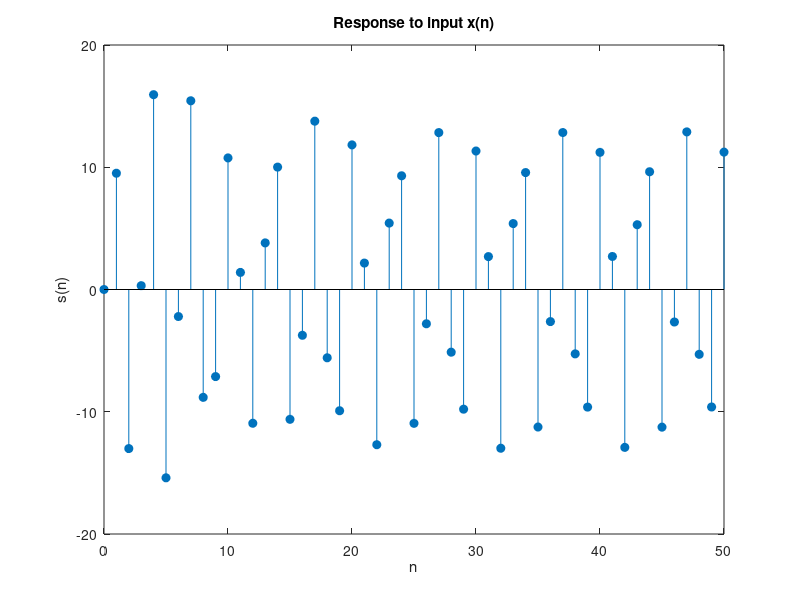

MATLAB code for this plot:
A = [1 1.25 0.75]; % coefficients of y[n] + 1.5y[n-1] + 0.75y[n-2]
B = [2 1]; % coefficients of 2 x[n] + x[n-1]
n = 0:50; % index of the 51 samples of h(n) computed above
%alternative: compute h(n) by filtering a step with the system
x = 5 * sin(0.6 * pi * n); % input signal
s = filter(B, A, x); % response to input x[n]
%plotting the step responses computed using different methods
stem(n, s, 'filled');
title('Response to input x(n)');
xlabel('n'), ylabel('s(n)');

% Calculate the period of the response
N = 2 * pi / 0.6; % period of the input signal

disp("Period of the response: " + N); % display the period of the response
